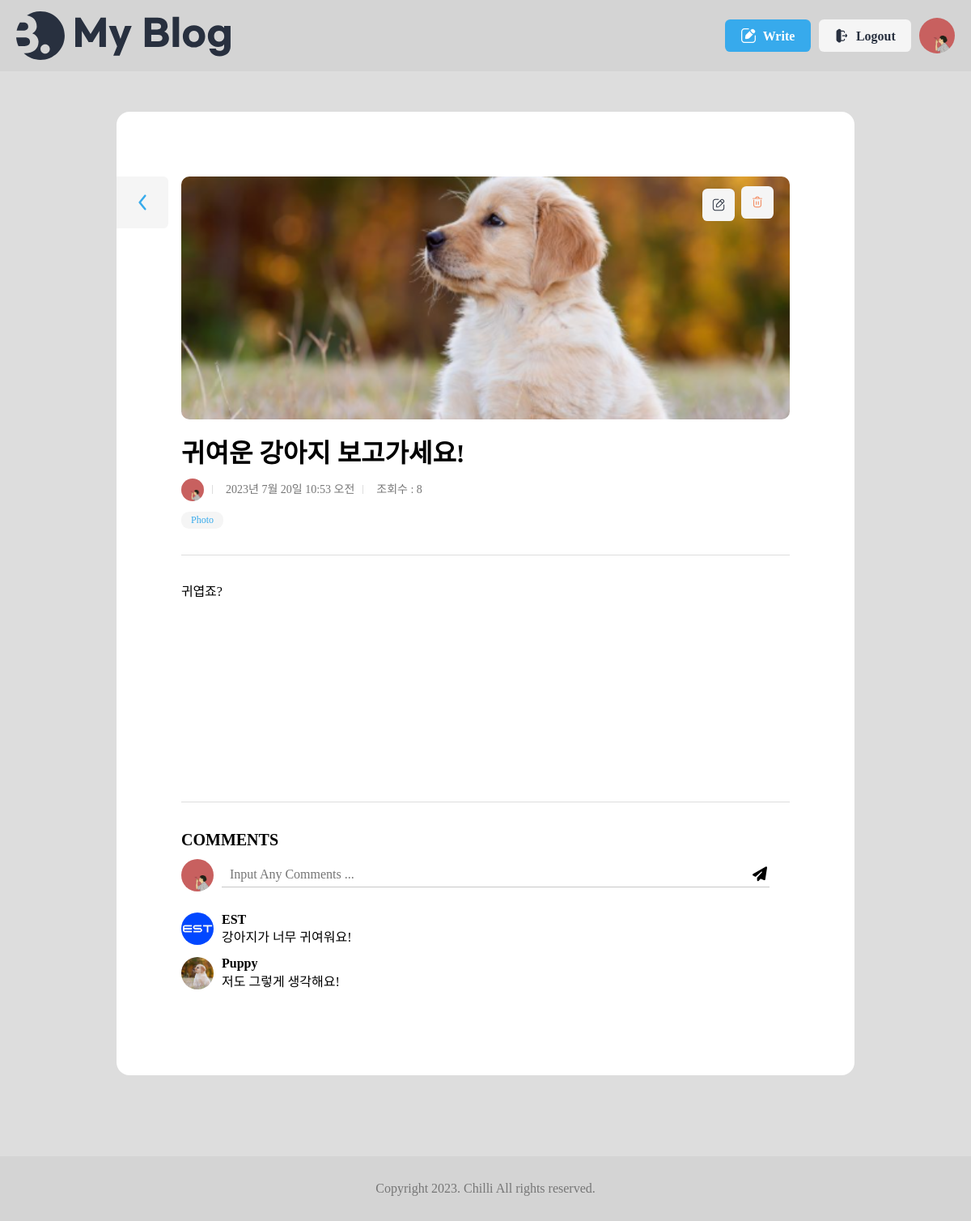
The app's page /blog/7/ (signed in) with its own data.
### user/models.py (models this page shows)
class User(AbstractUser):
    username = None
    email = models.EmailField(unique=True, max_length=255)
    is_profile = models.BooleanField(default=False)
    is_staff = models.BooleanField(default=False)
    is_superuser = models.BooleanField(default=False)
    is_active = models.BooleanField(default=True)
    date_joined = models.DateTimeField(auto_now_add=True)
    last_login = models.DateTimeField(auto_now=True, null=True, blank=True)
    USERNAME_FIELD = 'email'
    EMAIL_FIELD = 'email'
    REQUIRED_FIELDS = []
    objects = UserManager()

class Profile(models.Model):
    user = models.OneToOneField('User', on_delete=models.CASCADE)
    name = models.CharField(default='닉네임', max_length=50, null=True, blank=True)
    avatarUrl = models.ImageField(upload_to='user/media',null=True,blank=True)
    aboutMe = models.TextField(default='자신을 소개해주세요 :)',null=True, blank=True)
    created_at = models.DateTimeField(auto_now_add=True)
    updated_at = models.DateTimeField(auto_now=True)

### blog/models.py (models this page shows, shortened)
class Post(models.Model):
    title = models.CharField(max_length=30)
    content = models.TextField()
    writer = models.ForeignKey(User, on_delete=models.CASCADE)
    status = models.CharField(default='active', max_length=20)
    thumbnail = models.ImageField(upload_to='blog/media',null=True,blank=True)
    views = models.IntegerField(default=0)
    created_at = models.DateTimeField(auto_now_add=True)
    updated_at = models.DateTimeField(auto_now=True)

class Category(models.Model):
    post = models.OneToOneField("Post", on_delete=models.CASCADE)
    created_at = models.DateTimeField(auto_now_add=True)
    name = models.CharField(max_length=20)

class Comment(models.Model):
    post = models.ForeignKey(Post, on_delete=models.CASCADE)
    content = models.CharField(max_length=30)
    writer = models.ForeignKey(User, on_delete=models.CASCADE)
    status = models.CharField(default='active', max_length=20)
    created_at = models.DateTimeField(auto_now_add=True)

### blog/views.py (the view)
# urls.py: path('<int:pk>/', Detail.as_view() , name='detail'),
class Detail(View):
    def get(self, request, pk):
        try:
            post = Post.objects.get(pk=pk)
        except:
            return render(request,'blog/error.html')
        else:
            if post.status == 'active':
                post.views = post.views + 1
                post.save()
                comments = Comment.objects.filter(post=post,status='active')
                comment_form = CommentForm()
                context = {
                    'post': post,
                    'comments': comments,
                    'comment_form': comment_form,
                }
                return render(request,'blog/post_view.html', context)
            return render(request,'blog/error.html')

### blog/forms.py
class CommentForm(forms.ModelForm):
    class Meta:
        model = Comment
        fields = ['content']
        widgets = {
            'content': forms.TextInput(attrs={'placeholder': 'Input Any Comments ...'})
        }

### blog/templates/blog/post_view.html (shortened to what this page needs)
{% extends 'base.html' %}
{% load static %}
{% block content %}
	<div class="view">
		<div class="max-width">
			<section class="wrap-box">
				<div class="inner">
					{% if post.thumbnail %}
						<div class="img-wrap" style="background-image: url({{ post.thumbnail }}); background-size: cover; background-position: center;">
						</div>
					{% endif %}
					<div class="title-wrap">
						<h2>{{ post.title }}</h2>
					</div>
					<dl class="author-wrap">
						<dd class="author">
							{% if post.writer.profile.avatarUrl.url %}
								<img src="{{ post.writer.profile.avatarUrl.url }}" alt="" />
							{% else %}
								<img src="{%static 'user/image/basic_profile.jpg'%}" alt=""/>
							{% endif %}
						</dd>
						<dd class="created">{{ post.created_at }}</dd>
						<dd class="views">조회수 : {{ post.views }}</dd>
					</dl>
					<dl class="category">
						<dd>{{ post.category.name }}</dd>
					</dl>
					<hr />
					<div class="view-contents">
						{{ post.content | safe }}
					</div>
					<hr />
					<h3 class='comment_title'>Comments</h3>
					{% if request.user.is_authenticated %}
					<form class='comment_input' style="display: flex; align-items: center;" action="{% url 'blog:cm-write' pk=post.pk %}" method="post">
						{% if request.user.profile.avatarUrl %}
                            <img src="{{request.user.profile.avatarUrl.url}}" alt="" class="loginuser_avatar" />
                        {% else %}
                            <img src="{%static 'user/image/basic_profile.jpg'%}" alt="" class="loginuser_avatar" />
                        {% endif %}
						{{ comment_form.content }}
						<button calss="comment-submit" type="submit" value=""><i class="fa-solid fa-paper-plane"></i></button>
					</form>
					{% endif %}
					<ul class='post_comments'>
						{% if comments %}
						{% for comment in comments %}
							<li class='post_comment'>
								<img class='comment_writer_avatar' src={{comment.writer.profile.avatarUrl.url}}></img>
								<div class='comment_writer_info'>
									<p class='comment_writer_name'>{{ comment.writer.profile.name }}</p>
									<p class='comment_writer_content'>{{ comment.content }}</p>
								</div>
							</li>
						{% endfor %}
						{% else %}
							<li>댓글이 없습니다.</li>
						{% endif %}
					</ul>
					{% if request.user == post.writer %}
						<div class="btn-group">
							<a href="{% url 'blog:edit' pk=post.pk %}" class="btn-modify">
							</a>
							<form action="{% url 'blog:delete' pk=post.pk %}" method="post">
								<button type="submit" class="btn-delete">
								</button>
							</form>
						</div>
					{% endif %}
					<a href="{% url 'blog:list' %}" class="btn-back">
					</a>
			</section>
		</div>
	</div>
{% endblock %}

### templates/base.html (shortened to what this page needs)
<!DOCTYPE html>
<html lang="ko">
    {% load static %}
    <head>
        <link rel="stylesheet" href="{% static 'blog/css/reset.css' %}" />
		<link rel="stylesheet" as="style" crossorigin href="https://cdn.jsdelivr.net/gh/orioncactus/pretendard/dist/web/static/pretendard.css" />
		<link rel="stylesheet" href="{% static 'blog/css/global.css' %}" />
		<link
        rel="stylesheet"
        href="https://cdnjs.cloudflare.com/ajax/libs/font-awesome/6.4.0/css/all.min.css"
        />
		<link rel="stylesheet" href="{% static 'blog/css/header.css' %}" />
		<link rel="stylesheet" href="{% static 'blog/css/footer.css' %}" />
		<link rel="stylesheet" href="{% static 'blog/css/about.css' %}" />
		<link rel="stylesheet" href="{% static 'blog/css/button.css' %}" />
		<link rel="stylesheet" href="{% static 'blog/css/category.css' %}" />
		<link rel="stylesheet" href="{% static 'blog/css/author.css' %}" />
		<link rel="stylesheet" href="{% static 'blog/css/post.css' %}" />
		<link rel="stylesheet" href="{% static 'blog/css/posts.css' %}" />
		<link rel="stylesheet" href="{% static 'blog/css/main.css' %}" />
        <link rel="stylesheet" href="{% static 'blog/css/wrapbox.css' %}" />
		<link rel="stylesheet" href="{% static 'blog/css/view.css' %}" />
		<link rel="stylesheet" href="{% static 'blog/css/write.css' %}" />
		<link rel="stylesheet" href="{% static 'blog/css/comment.css' %}" />
		<link rel="stylesheet" href="{% static 'user/css/profile.css' %}" />
		<link rel="stylesheet" href="{% static 'user/css/change-pw.css' %}" />
    </head>
    <body>
		<header>
			<div class="max-width">
				<h1>
					<a href="{% url 'blog:list' %}">
						<img src="{% static 'blog/assets/Logo.svg' %}" alt="My Blog" />
					</a>
				</h1>
				<ul>
                    {% if request.user.is_authenticated %}
					<li>
						<a href="{% url 'blog:write' %}" class="button">
							<img src="{% static 'blog/assets/icon-modify-white.svg' %}" alt="" />
							<span>Write</span>
						</a>
					</li>
					<li>
						<a href="{%url 'user:logout' %}" class="button gray">
							<img src="{% static 'blog/assets/icon-logout.svg' %}" alt="" />
							<span>Logout</span>
						</a>
					</li>
					<li class="profile-img">
						<a href="{%url 'user:pf-create' %}">
							{% if request.user.profile.avatarUrl %}
								<img src="{{request.user.profile.avatarUrl.url}}" alt="" class="user-profile" />
							{% else %}
								<img src="{%static 'user/image/basic_profile.jpg'%}" alt="" class="user-profile" />
							{% endif %}
						</a>
					</li>
                    {% endif %}
				</ul>
			</div>
		</header>
        <main class="container">
            {% block content %}
            {% endblock %}
        </main>
		<footer>
			<div class="max-width">
				<h2>Copyright 2023. Chilli All rights reserved.</h2>
			</div>
		</footer>
    </body>
</html>

### static/blog/css/global.css (style rules this page uses)
:root { --main-color: rgb(55, 170, 236); --main-rgb: 55, 171, 236; --outline-border: rgb(55, 160, 236); --red-color: rgb(243, 124, 75); --red-rgb: 243, 124, 75; --black-color: #28303f; --white-color: #fff; --gray-color: #767676; --border-color: #ddd; --gray-background-light: #dddddd; --gray-background: #f5f5f5; --gray-text: #6f6f6f; --border-radius: 0.4em; }
h1, a, div, p, section, article, input, textarea { box-sizing: border-box; }
a { text-decoration: none; color: inherit; }
html { font-size: 10px; }
body { font-size: 1.6rem; line-height: 1.4; }
input, button { font-size: inherit; font-family: inherit; }
button { cursor: pointer; }
a { border-radius: 0.8rem; overflow: hidden; }
img { vertical-align: bottom; }
body { background: var(--gray-background-light); }
.max-width { width: 1300px; max-width: calc(100% - 4rem); margin: 0 auto; }

### static/blog/css/header.css (style rules this page uses)
header { background-color: #d4d4d4; }
header .max-width { display: flex; align-items: center; justify-content: space-between; gap: 4rem; padding: 1rem 0; }
header h1 { font-size: 3rem; }
header h1 a { display: block; padding: 0.4rem; margin-left: -0.4rem; }
header h1 a img { display: block; height: 6rem; }
header ul { display: flex; align-items: center; gap: 1rem; }
.profile-img a { width: 4.4rem; height: 4.4rem; display: block; border-radius: 50%; }
.profile-img img { width: 100%; height: 100%; object-fit: cover; }
header .button { text-transform: none; }

### static/blog/css/footer.css (style rules this page uses)
footer { background: #d4d4d4;; margin-top: 10rem; }
footer .max-width { display: flex; align-items: center; justify-content: center; height: 8rem; position: relative; }
footer h2 { color: var(--gray-color); }

### static/blog/css/button.css (style rules this page uses)
.button { display: inline-flex; align-items: center; justify-content: center; gap: 0.8rem; height: 4rem; padding: 0.2rem 1.2em 0; border: 0; border-radius: var(--border-radius); background: var(--main-color); color: var(--white-color); text-transform: uppercase; font-weight: bold; line-height: 1; }
.button img { height: 1.2em; margin-top: -0.2rem; vertical-align: middle; }
.button.gray { background: var(--gray-background); color: var(--black-color); }
.btn-back { width: 6.4rem; height: 6.4rem; border-radius: 0 var(--border-radius) var(--border-radius) 0; background: var(--gray-background) url(../assets/ArrowLeft-blue.svg) no-repeat 50% 50% / 4rem; font-size: 1.6rem; }
.btn-modify, .btn-delete { width: 4rem; height: 4rem; border: 0; border-radius: var(--border-radius); transition: all 0.3s; }
.btn-modify { background: var(--gray-background) url(../assets/icon-modify.svg) no-repeat 50% 50% / 1.6rem; right: 13rem; }
.btn-delete { background: var(--gray-background) url(../assets/icon-delete.svg) no-repeat 50% 50% / 1.6rem; }

### static/blog/css/category.css (style rules this page uses)
.category { display: flex; flex-wrap: wrap; color: var(--main-color); }
.category dd { margin-right: 0.4rem; padding: 0.2rem 1.2rem; border-radius: calc(var(--border-radius) * 2); background: var(--gray-background); font-size: 1.2rem; }

### static/blog/css/author.css (style rules this page uses)
.author-wrap { display: flex; gap: 1rem; color: #767676; font-size: 1.2rem; }
.author-wrap dd { display: flex; align-items: center; gap: 0.6rem; margin-bottom: 1rem; }
.author img { width: 2em; height: 2em; border-radius: 50%; }
.created::before { content: ""; display: block; width: 1px; height: 0.8em; margin-right: 1rem; background: var(--border-color); }
.views::before { content: ""; display: block; width: 1px; height: 0.8em; margin-right: 1rem; background: var(--border-color); }

### static/blog/css/post.css (style rules this page uses)
.img-wrap { width: 100%; height: 30rem; }

### static/blog/css/main.css (style rules this page uses)
main h3 { font-size: 1.8rem; font-weight: bold; margin-top: 1rem; margin-bottom: 2rem; }

### static/blog/css/wrapbox.css (style rules this page uses)
.wrap-box { position: relative; width: 60rem; max-width: calc(100% - 4rem); padding: 8rem 0; border-radius: var(--border-radius); background: var(--white-color); font-size: 4rem; transition: all 0.3s; margin-top: 5rem; margin-left: auto; margin-right: auto; }
.wrap-box .inner { width: 39.2rem; max-width: calc(100% - 8rem); margin: 0 auto; font-size: 1.6rem; }
.wrap-box h2 { margin-bottom: 4.8rem; font-size: 3.2rem; font-weight: bold; text-transform: uppercase; }
.wrap-box ul { margin-bottom: 2.4rem; }
.mypage .wrap-box, .view .wrap-box, .write .wrap-box { width: 91.2rem; max-width: 100%; padding: 8rem; }
.view .wrap-box .inner, .write .wrap-box .inner { width: 100%; max-width: 100%; }
.wrap-box hr { border: 1px solid var(--border-color); border-width: 1px 0 0 0; margin: 3.2rem 0; }
.wrap-box .btn-group { display: flex; align-items: center; gap: 0.8rem; position: absolute; top: 9.2rem; right: 10rem; font-size: 1.6rem; }

### records on screen
User: user.profile.avatarUrl (placeholder picture)
Post: thumbnail (picture), title "귀여운 강아지 보고가세요!", writer.profile.avatarUrl (placeholder picture), created_at "2023년 7월 20일 10:53 오전", views "8", category.name "Photo", content "귀엽죠?"
Comment: writer.profile.avatarUrl (picture), writer.profile.name "EST", content "강아지가 너무 귀여워요!"
Comment: writer.profile.avatarUrl (picture), writer.profile.name "Puppy", content "저도 그렇게 생각해요!"
